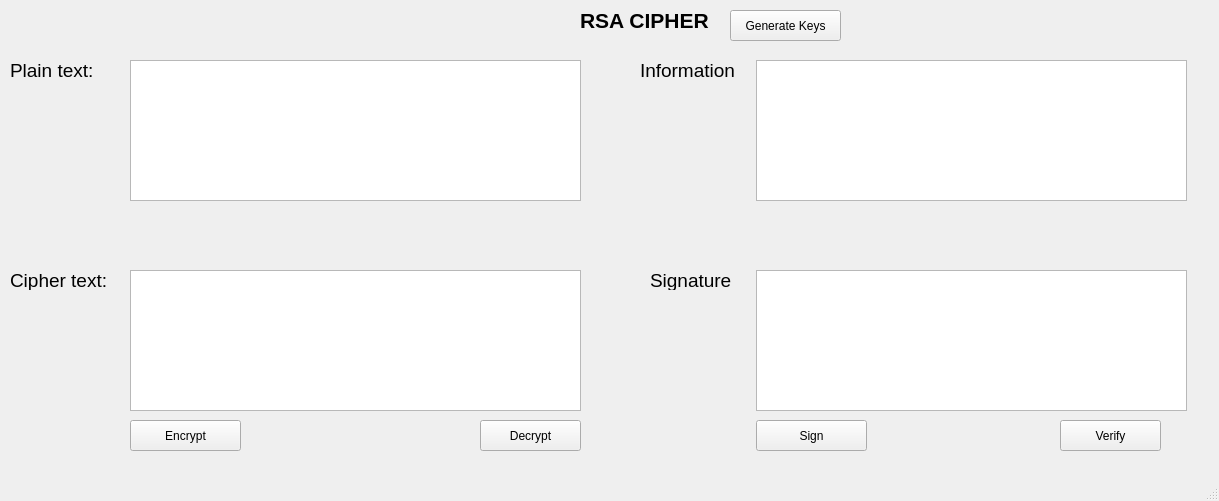
<?xml version="1.0" encoding="UTF-8"?>
<ui version="4.0">
 <class>MainWindow</class>
 <widget class="QMainWindow" name="MainWindow">
  <property name="geometry">
   <rect>
    <x>0</x>
    <y>0</y>
    <width>1219</width>
    <height>501</height>
   </rect>
  </property>
  <property name="windowTitle">
   <string>RSA Cipher</string>
  </property>
  <widget class="QWidget" name="centralwidget">
   <widget class="QPlainTextEdit" name="txtPlain">
    <property name="geometry">
     <rect>
      <x>130</x>
      <y>60</y>
      <width>451</width>
      <height>141</height>
     </rect>
    </property>
    <property name="font">
     <font>
      <pointsize>14</pointsize>
     </font>
    </property>
   </widget>
   <widget class="QPlainTextEdit" name="txtCipher">
    <property name="geometry">
     <rect>
      <x>130</x>
      <y>270</y>
      <width>451</width>
      <height>141</height>
     </rect>
    </property>
    <property name="font">
     <font>
      <pointsize>14</pointsize>
     </font>
    </property>
   </widget>
   <widget class="QLabel" name="label">
    <property name="geometry">
     <rect>
      <x>10</x>
      <y>60</y>
      <width>91</width>
      <height>21</height>
     </rect>
    </property>
    <property name="font">
     <font>
      <pointsize>14</pointsize>
     </font>
    </property>
    <property name="text">
     <string>Plain text:</string>
    </property>
   </widget>
   <widget class="QLabel" name="label_2">
    <property name="geometry">
     <rect>
      <x>10</x>
      <y>270</y>
      <width>111</width>
      <height>20</height>
     </rect>
    </property>
    <property name="font">
     <font>
      <pointsize>14</pointsize>
     </font>
    </property>
    <property name="text">
     <string>Cipher text:</string>
    </property>
   </widget>
   <widget class="QLabel" name="label_3">
    <property name="geometry">
     <rect>
      <x>580</x>
      <y>10</y>
      <width>141</width>
      <height>21</height>
     </rect>
    </property>
    <property name="font">
     <font>
      <pointsize>16</pointsize>
      <weight>75</weight>
      <bold>true</bold>
     </font>
    </property>
    <property name="text">
     <string>RSA CIPHER</string>
    </property>
   </widget>
   <widget class="QPushButton" name="btnEncrypt">
    <property name="geometry">
     <rect>
      <x>130</x>
      <y>420</y>
      <width>111</width>
      <height>31</height>
     </rect>
    </property>
    <property name="text">
     <string>Encrypt</string>
    </property>
   </widget>
   <widget class="QPushButton" name="btnDecrypt">
    <property name="geometry">
     <rect>
      <x>480</x>
      <y>420</y>
      <width>101</width>
      <height>31</height>
     </rect>
    </property>
    <property name="text">
     <string>Decrypt</string>
    </property>
   </widget>
   <widget class="QPlainTextEdit" name="txtSig">
    <property name="geometry">
     <rect>
      <x>756</x>
      <y>270</y>
      <width>431</width>
      <height>141</height>
     </rect>
    </property>
    <property name="font">
     <font>
      <pointsize>14</pointsize>
     </font>
    </property>
   </widget>
   <widget class="QLabel" name="label_4">
    <property name="geometry">
     <rect>
      <x>640</x>
      <y>60</y>
      <width>101</width>
      <height>21</height>
     </rect>
    </property>
    <property name="font">
     <font>
      <pointsize>14</pointsize>
     </font>
    </property>
    <property name="text">
     <string>Information</string>
    </property>
   </widget>
   <widget class="QPushButton" name="btnVerify">
    <property name="geometry">
     <rect>
      <x>1060</x>
      <y>420</y>
      <width>101</width>
      <height>31</height>
     </rect>
    </property>
    <property name="text">
     <string>Verify</string>
    </property>
   </widget>
   <widget class="QPlainTextEdit" name="txtInfo">
    <property name="geometry">
     <rect>
      <x>756</x>
      <y>60</y>
      <width>431</width>
      <height>141</height>
     </rect>
    </property>
    <property name="font">
     <font>
      <pointsize>14</pointsize>
     </font>
    </property>
   </widget>
   <widget class="QLabel" name="label_5">
    <property name="geometry">
     <rect>
      <x>650</x>
      <y>270</y>
      <width>111</width>
      <height>20</height>
     </rect>
    </property>
    <property name="font">
     <font>
      <pointsize>14</pointsize>
     </font>
    </property>
    <property name="text">
     <string>Signature</string>
    </property>
   </widget>
   <widget class="QPushButton" name="btnSign">
    <property name="geometry">
     <rect>
      <x>756</x>
      <y>420</y>
      <width>111</width>
      <height>31</height>
     </rect>
    </property>
    <property name="text">
     <string>Sign</string>
    </property>
   </widget>
   <widget class="QPushButton" name="btnGenKeys">
    <property name="geometry">
     <rect>
      <x>730</x>
      <y>10</y>
      <width>111</width>
      <height>31</height>
     </rect>
    </property>
    <property name="text">
     <string>Generate Keys</string>
    </property>
   </widget>
  </widget>
  <widget class="QMenuBar" name="menubar">
   <property name="geometry">
    <rect>
     <x>0</x>
     <y>0</y>
     <width>1219</width>
     <height>21</height>
    </rect>
   </property>
  </widget>
  <widget class="QStatusBar" name="statusbar"/>
 </widget>
 <resources/>
 <connections/>
</ui>
